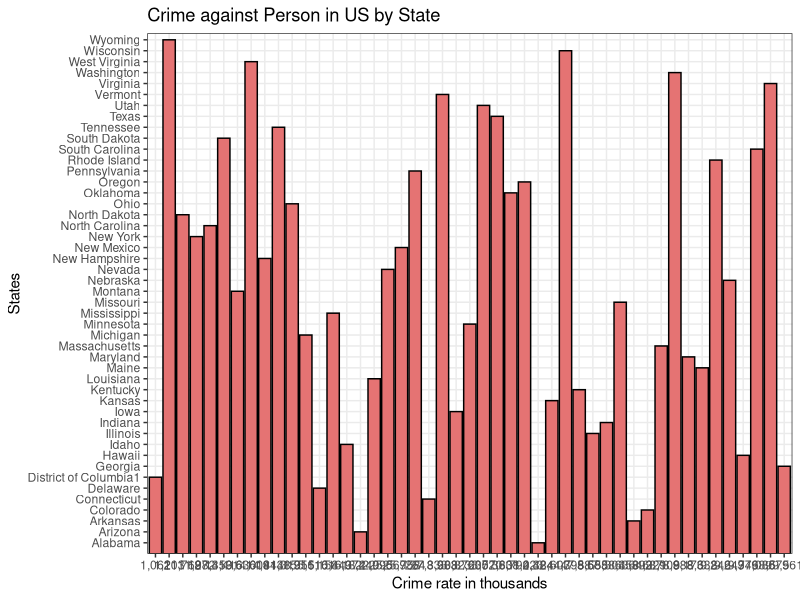
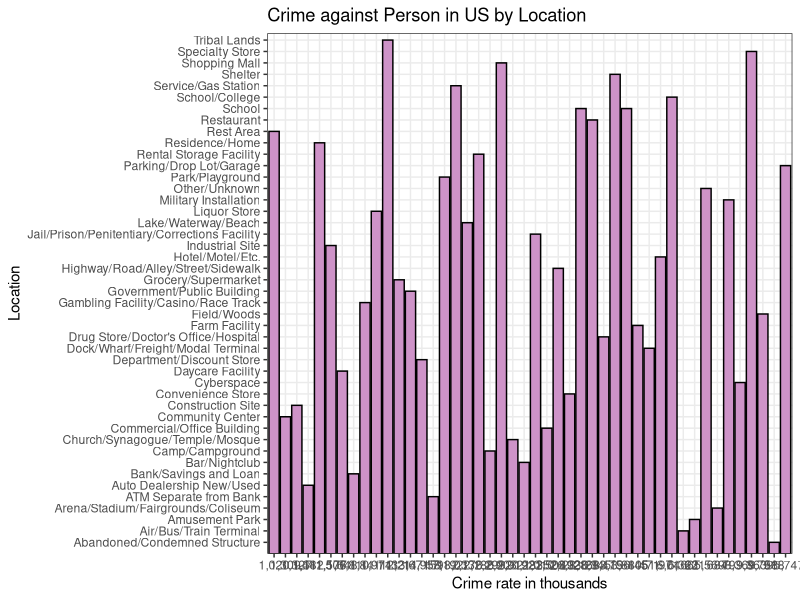
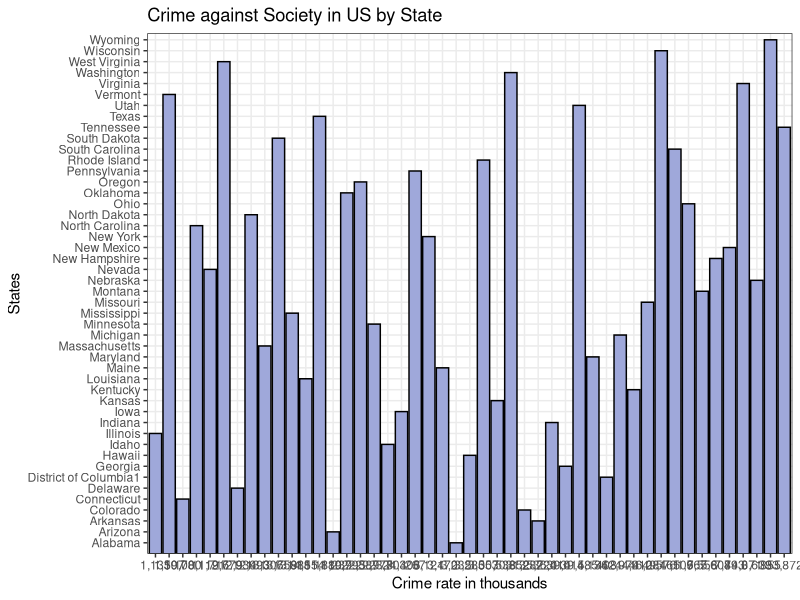
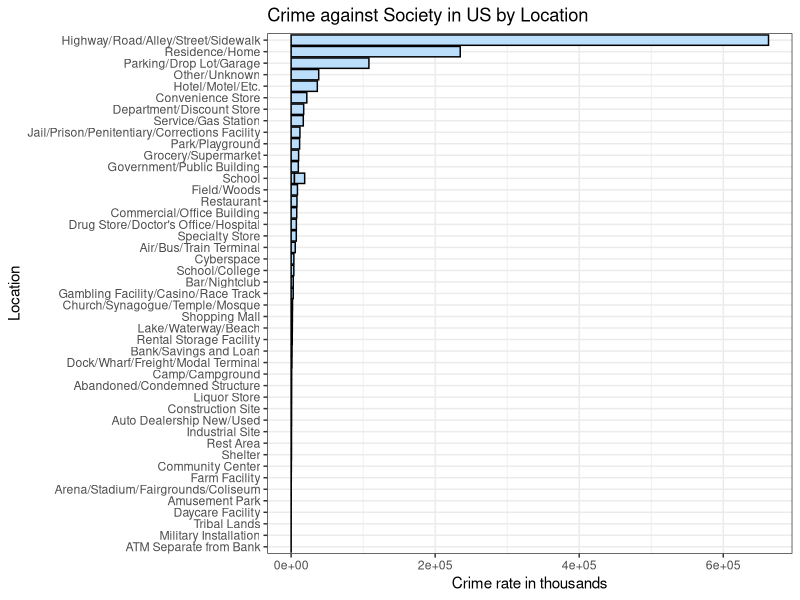
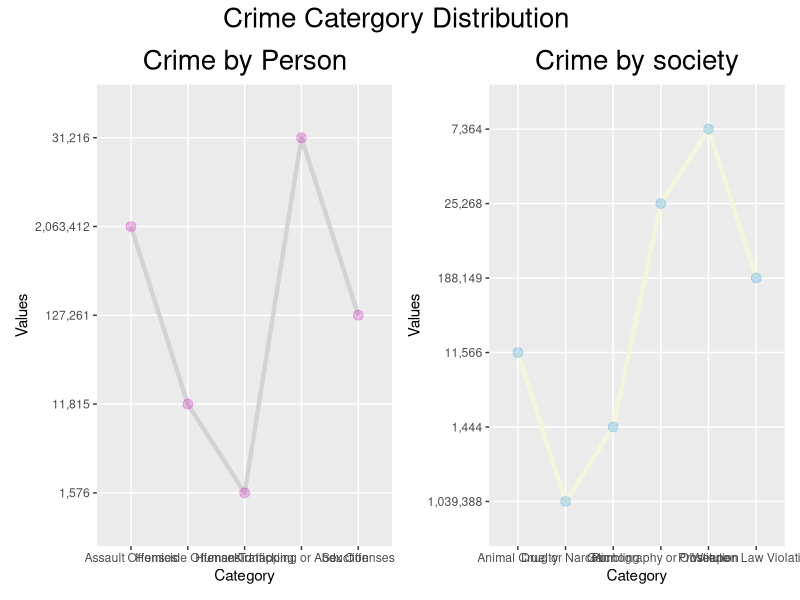
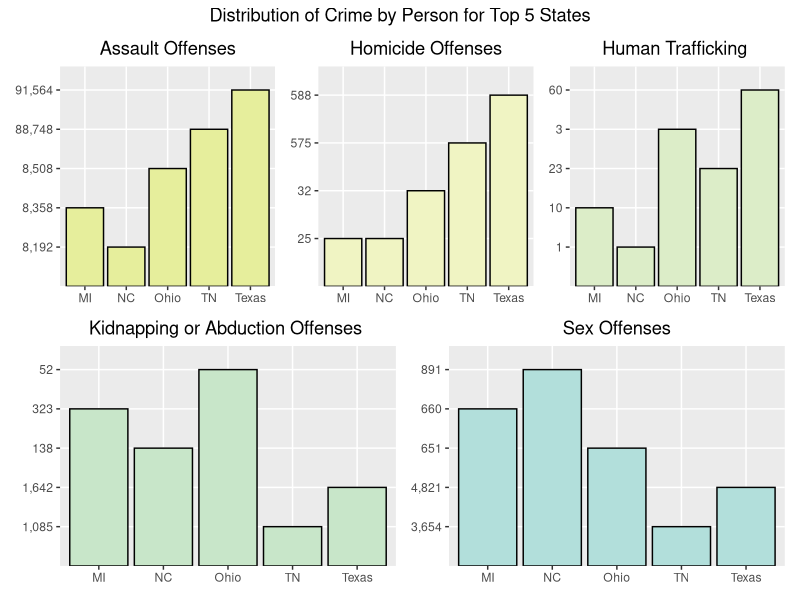
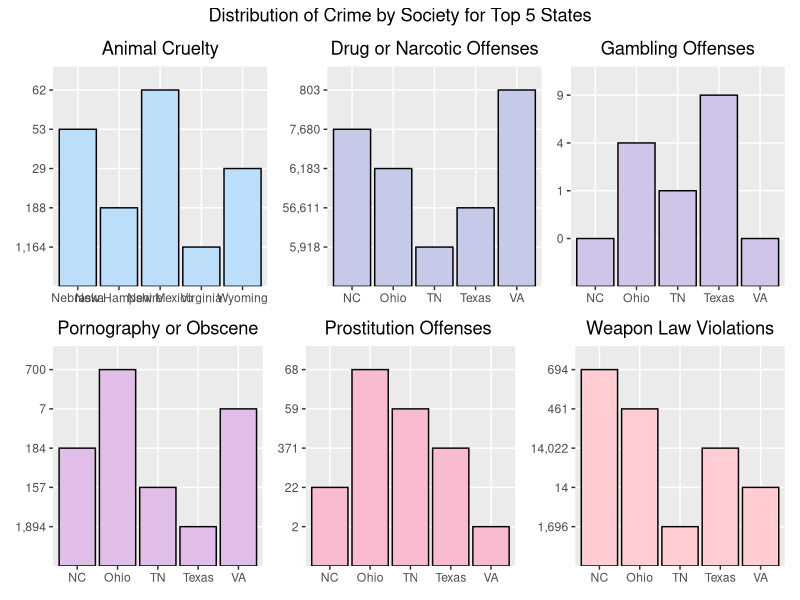
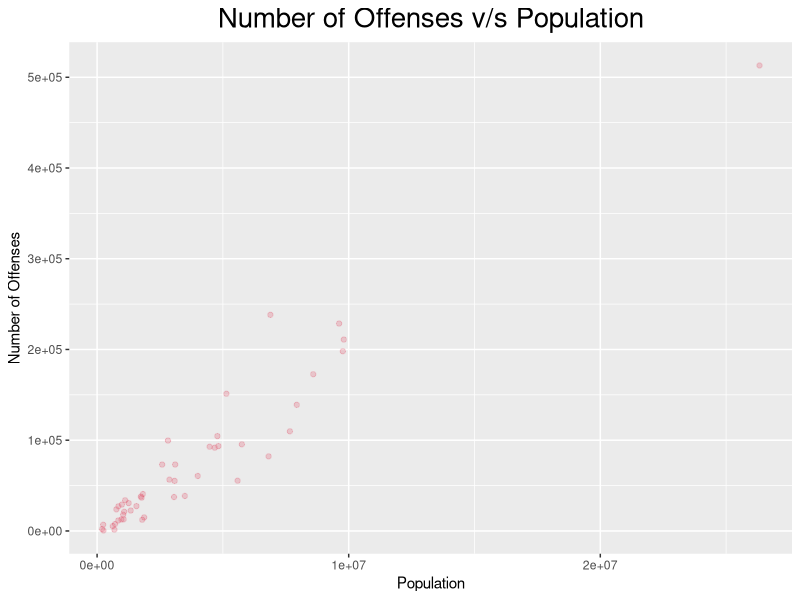

Write R code to recreate these figures, in order.
## ---- chunk 1
library(tidyverse)
library(stats)
library(ggplot2)
library(stringr)
## ---- chunk 2

crime_against_person_statewise_data = read.csv("../../data/raw-data/Crimes_Against_Persons_Offenses_Offense_Category_by_State_2020.csv")
crime_against_person_locationwise_data=read.csv("../../data/raw-data/Crimes_Against_Persons_Offenses_Offense_Category_by_Location_2020.csv")
crime_against_society_statewise_data = read.csv("../../data/raw-data/Crimes_Against_Society_Offenses_Offense_Category_by_State_2020.csv")
crime_against_society_locationwise_data = read.csv("../../data/modified-data/cleaned_crime_against_society_locationwise_record_data.csv")
## ---- chunk 3
#Column names
ColNames = colnames(crime_against_person_statewise_data); ColNames
#Number of rows and columns before cleaning
NumColumns = ncol(crime_against_person_statewise_data ); NumColumns
NumRows = nrow(crime_against_person_statewise_data); NumRows
##rename the columns
colnames(crime_against_person_statewise_data)[which(names(crime_against_person_statewise_data) == "Total.Offenses")] = "Total_Offenses"
colnames(crime_against_person_statewise_data)[which(names(crime_against_person_statewise_data) == "Number.of.Participating.Agencies")] = "Number_of_Participating_Agencies"
colnames(crime_against_person_statewise_data)[which(names(crime_against_person_statewise_data) == "Population.Covered")] = "Population_Covered"
colnames(crime_against_person_statewise_data)[which(names(crime_against_person_statewise_data) == "Homicide.Offenses")] = "Homicide_Offenses"
colnames(crime_against_person_statewise_data)[which(names(crime_against_person_statewise_data) == "Human.Trafficking")] = "Human_Trafficking"
colnames(crime_against_person_statewise_data)[which(names(crime_against_person_statewise_data) == "Kidnapping..Abduction")] = "Kidnapping_or_Abduction"
colnames(crime_against_person_statewise_data)[which(names(crime_against_person_statewise_data) == "Sex.Offenses")] = "Sex_Offenses"
colnames(crime_against_person_statewise_data)[which(names(crime_against_person_statewise_data) == "Assault.Offenses")] = "Assault_Offenses"
##check if there are Nan values
anyNA(crime_against_person_statewise_data)
#find any dupliactes in  the data
sum_of_duplicates=sum(duplicated(crime_against_person_statewise_data));sum_of_duplicates
# type of data
str(crime_against_person_statewise_data)
#summary statistics of the clean data
lapply(crime_against_person_statewise_data,summary) 
## ---- chunk 4
#Column names
ColNames = colnames(crime_against_person_locationwise_data); ColNames
#Number of rows and columns before cleaning
NumColumns = ncol(crime_against_person_locationwise_data ); NumColumns
NumRows = nrow(crime_against_person_locationwise_data ); NumRows
##rename the columns 
colnames(crime_against_person_locationwise_data)[which(names(crime_against_person_locationwise_data) == "Total.Offenses")] = "Total_Offenses"
colnames(crime_against_person_locationwise_data)[which(names(crime_against_person_locationwise_data) == "Assault.Offenses")] = "Assault_Offenses"
colnames(crime_against_person_locationwise_data)[which(names(crime_against_person_locationwise_data) == "Homicide.Offenses")] = "Homicide_Offenses"
colnames(crime_against_person_locationwise_data)[which(names(crime_against_person_locationwise_data) == "Human.Trafficking")] = "Human_Trafficking"
colnames(crime_against_person_locationwise_data)[which(names(crime_against_person_locationwise_data) == "Kidnapping..Abduction")] = "Kidnapping_or_Abduction"
colnames(crime_against_person_locationwise_data)[which(names(crime_against_person_locationwise_data) == "Sex.Offenses")] = "Sex_Offenses"

##check if there are Nan values
anyNA(crime_against_person_locationwise_data)
#find any dupliactes in  the data
sum_of_duplicates=sum(duplicated(crime_against_person_locationwise_data));sum_of_duplicates
# type of data
str(crime_against_person_locationwise_data)
#summary statistics of the clean data
lapply(crime_against_person_locationwise_data,summary) 
## ---- chunk 5
#Column names
ColNames = colnames(crime_against_society_statewise_data); ColNames
#Number of rows and columns before cleaning
NumColumns = ncol(crime_against_society_statewise_data ); NumColumns
NumRows = nrow(crime_against_society_statewise_data ); NumRows
##rename the columns
colnames(crime_against_society_statewise_data)[which(names(crime_against_society_statewise_data) =="Number.of.Participating.Agencies")] = "Number_of_Participating_Agencies"
colnames(crime_against_society_statewise_data)[which(names(crime_against_society_statewise_data) == "Population.Covered")] = "Population_Covered"
colnames(crime_against_society_statewise_data)[which(names(crime_against_society_statewise_data) == "Total.Offenses")] = "Total_Offenses"
colnames(crime_against_society_statewise_data)[which(names(crime_against_society_statewise_data) == "Animal.Cruelty")] = "Animal_Cruelty"
colnames(crime_against_society_statewise_data)[which(names(crime_against_society_statewise_data) == "Drug..Narcotic.Offenses")] = "Drug_or_Narcotic_Offenses"
colnames(crime_against_society_statewise_data)[which(names(crime_against_society_statewise_data) == "Gambling.Offenses")] = "Gambling_Offenses"
colnames(crime_against_society_statewise_data)[which(names(crime_against_society_statewise_data) == "Pornography..Obscene.Material")] = "Pornography_or_Obscene_Material"
colnames(crime_against_society_statewise_data)[which(names(crime_against_society_statewise_data) == "Prostitution.Offenses")] = "Prostitution_Offenses"
colnames(crime_against_society_statewise_data)[which(names(crime_against_society_statewise_data) == "Weapon.Law.Violations")] = "Weapon_Law_Violations"
##check if there are Nan values
anyNA(crime_against_society_statewise_data)
#find any dupliactes in  the data
sum_of_duplicates=sum(duplicated(crime_against_society_statewise_data));sum_of_duplicates
# type of data
str(crime_against_society_statewise_data)
#summary statistics of the clean data
lapply(crime_against_society_statewise_data,summary) 
## ---- chunk 6
#Column names
ColNames = colnames(crime_against_society_locationwise_data); ColNames
#Number of rows and columns before cleaning
NumColumns = ncol(crime_against_society_locationwise_data ); NumColumns
NumRows = nrow(crime_against_society_locationwise_data ); NumRows
##rename the columns
colnames(crime_against_society_locationwise_data)[which(names(crime_against_society_locationwise_data) == "Total.Offenses")] = "Total_Offenses"
colnames(crime_against_society_locationwise_data)[which(names(crime_against_society_locationwise_data) == "Animal.Cruelty")] = "Animal_Cruelty"
colnames(crime_against_society_locationwise_data)[which(names(crime_against_society_locationwise_data) == "Drug..Narcotic.Offenses")] = "Drug_or_Narcotic_Offenses"
colnames(crime_against_society_locationwise_data)[which(names(crime_against_society_locationwise_data) == "Gambling.Offenses")] = "Gambling_Offenses"
colnames(crime_against_society_locationwise_data)[which(names(crime_against_society_locationwise_data) == "Pornography..Obscene.Material")] = "Pornography_or_Obscene_Material"
colnames(crime_against_society_locationwise_data)[which(names(crime_against_society_locationwise_data) == "Prostitution.Offenses")] = "Prostitution_Offenses"
colnames(crime_against_society_locationwise_data)[which(names(crime_against_society_locationwise_data) == "Weapon.Law.Violations")] = "Weapon_Law_Violations"
##check if there are Nan values
anyNA(crime_against_society_locationwise_data)
#find any dupliactes in  the data
sum_of_duplicates=sum(duplicated(crime_against_society_locationwise_data));sum_of_duplicates
# type of data
str(crime_against_society_locationwise_data)
#summary statistics of the clean data
lapply(crime_against_society_locationwise_data,summary)
## ---- chunk 7
total_crime_statewise = data.frame(crime_against_person_statewise_data$State, crime_against_person_statewise_data$Total_Offenses)
filter_total_crime_statewise=total_crime_statewise[2: 48 , ]
filter_total_crime_statewise %>%
  mutate(crime_against_person_statewise_data.State = str_remove(crime_against_person_statewise_data.State, "-.*$")) %>%
  mutate(crime_against_person_statewise_data.State = str_remove(crime_against_person_statewise_data.State, ",.*$")) %>% 
  ggplot(aes(y = reorder(crime_against_person_statewise_data.State, crime_against_person_statewise_data.Total_Offenses), x = crime_against_person_statewise_data.Total_Offenses)) +
  geom_col(stat="identity",color="black", fill="#E57373")+
  ggtitle("Crime against Person in US by State")+
  xlab("Crime rate in thousands")+
  ylab("States")+
  theme_bw()
## ---- chunk 8
total_crime_locationwise = data.frame(crime_against_person_locationwise_data$Location, crime_against_person_locationwise_data$Total_Offenses)
filter_total_crime_locationwise=total_crime_locationwise[2: 47 , ]
#options(repr.plot.width = 50, repr.plot.height = 100)
filter_total_crime_locationwise %>%
  mutate(crime_against_person_locationwise_data.Location = str_remove(crime_against_person_locationwise_data.Location, "-.*$")) %>%
  mutate(crime_against_person_locationwise_data.Location = str_remove(crime_against_person_locationwise_data.Location, ",.*$")) %>% 
  ggplot(aes(y = reorder(crime_against_person_locationwise_data.Location, crime_against_person_locationwise_data.Total_Offenses), x = crime_against_person_locationwise_data.Total_Offenses)) +
  geom_col(stat="identity", color="black", fill="#CE93C8")+
  ggtitle("Crime against Person in US by Location")+
  xlab("Crime rate in thousands")+
  ylab("Location")+
  theme_bw()
## ---- chunk 9
total_crime_society_statewise = data.frame(crime_against_society_statewise_data$State, crime_against_society_statewise_data$Total_Offenses)
filter_total_crime_society_statewise=total_crime_society_statewise[2: 48 , ]
filter_total_crime_society_statewise %>%
  mutate(crime_against_society_statewise_data.State = str_remove(crime_against_society_statewise_data.State, "-.*$")) %>%
  mutate(crime_against_society_statewise_data.State = str_remove(crime_against_society_statewise_data.State, ",.*$")) %>% 
  ggplot(aes(y = reorder(crime_against_society_statewise_data.State, crime_against_society_statewise_data.Total_Offenses), x = crime_against_society_statewise_data.Total_Offenses)) +
  geom_col(stat="identity",color="black", fill="#9FA8DA")+
  ggtitle("Crime against Society in US by State")+
  xlab("Crime rate in thousands")+
  ylab("States")+
  theme_bw()
## ---- chunk 10
total_crime_society_locationwise = data.frame(crime_against_society_locationwise_data$Location, crime_against_society_locationwise_data$Total_Offenses)
filter_total_crime_society_locationwise=total_crime_society_locationwise[2: 47 , ]
#options(repr.plot.width = 50, repr.plot.height = 100)
filter_total_crime_society_locationwise %>%
  mutate(crime_against_society_locationwise_data.Location = str_remove(crime_against_society_locationwise_data.Location, "-.*$")) %>%
  mutate(crime_against_society_locationwise_data.Location = str_remove(crime_against_society_locationwise_data.Location, ",.*$")) %>% 
  ggplot(aes(y = reorder(crime_against_society_locationwise_data.Location, crime_against_society_locationwise_data.Total_Offenses), x = crime_against_society_locationwise_data.Total_Offenses)) +
  geom_col(stat="identity",color="black", fill="#BBDEFB")+
  ggtitle("Crime against Society in US by Location")+
  xlab("Crime rate in thousands")+
  ylab("Location")+
  theme_bw()
## ---- chunk 11
crime_person_by_catergory_data= data.frame(crime_against_person_statewise_data$Assault_Offenses, crime_against_person_statewise_data$Homicide_Offenses,crime_against_person_statewise_data$Human_Trafficking,crime_against_person_statewise_data$Kidnapping_or_Abduction, crime_against_person_statewise_data$Sex_Offenses)
filter_crime_person_by_catergory=crime_person_by_catergory_data[1 ,1:5 ]
filter_crime_person_by_catergory = as.data.frame(t(filter_crime_person_by_catergory))
colnames(filter_crime_person_by_catergory) = c("Values")
Category = c("Assault_Offenses","Homicide_Offenses", "Human_Trafficking", "Kidnapping_or_Abduction", "Sex_Offenses")
Values = filter_crime_person_by_catergory$Values
crime_person_by_catergory  = data.frame(Category,Values); crime_person_by_catergory
## ---- chunk 12
crime_society_by_catergory_data = data.frame(crime_against_society_statewise_data$Animal_Cruelty, crime_against_society_statewise_data$Drug_or_Narcotic_Offenses,crime_against_society_statewise_data$Gambling_Offenses,crime_against_society_statewise_data$Pornography_or_Obscene_Material, crime_against_society_statewise_data$Prostitution_Offenses, crime_against_society_statewise_data$Weapon_Law_Violations)
filter_crime_society_by_catergory=crime_society_by_catergory_data[1 ,1:6 ]
filter_crime_society_by_catergory = as.data.frame(t(filter_crime_society_by_catergory))
colnames(filter_crime_society_by_catergory) = c("Values")
Category = c("Animal_Cruelty","Drug_or_Narcotic_Offenses", "Gambling_Offenses", "Pornography_or_Obscene_Material", "Prostitution_Offenses","Weapon_Law_Violations")
Values = filter_crime_society_by_catergory$Values

crime_society_by_catergory  = data.frame(Category,Values); crime_society_by_catergory

## ---- chunk 13
a=ggplot(crime_person_by_catergory,aes(x=Category, y= Values, group = 1))+
  geom_line(size = 1.5, 
            color = "lightgrey")+
  geom_point(size = 3, 
             alpha = 1/4, color= 62)+
  scale_x_discrete(labels=c("Assault Offenses","Homicide Offenses", "Human Trafficking", "Kidnapping or Abduction", "Sex Offenses"))+
  ggtitle("Crime by Person")


##line graph  for Count of Crime by Society
b=ggplot(crime_society_by_catergory,aes(x=Category, y= Values, group = 1))+
  geom_line(size = 1.5, 
            color = "beige")+
  geom_point(size = 3, 
             alpha = 1/4, color= 140)+
  scale_x_discrete(labels=c("Animal Cruelty","Drug or Narcotic", "Gambling", "Pornography or Obscene","Prostitution","Weapon Law Violations"))+
  ggtitle("Crime by society")

library("patchwork")
all = (a+b) +
  plot_annotation(title="Crime Catergory Distribution ")&theme(plot.title = element_text(size =20, hjust = 0.5))
all
## ---- chunk 14
top_5_states_person=crime_against_person_statewise_data[order(crime_against_person_statewise_data$Total_Offenses, decreasing = TRUE),]
top_5_states_person=top_5_states_person[2:6,]
drop = c("Number_of_Participating_Agencies","Population_Covered","Total_Offenses")
top_5_states_person = top_5_states_person[,!(names(top_5_states_person) %in% drop)]
a=ggplot(top_5_states_person, 
         aes(x=top_5_states_person$State,
             y= top_5_states_person$Assault_Offenses))+
  geom_bar(stat="identity", color="black", fill="#E6EE9C")+
  scale_x_discrete(labels=c("MI", "NC", "Ohio","TN","Texas"))+
  ggtitle("Assault Offenses")+xlab(NULL)+ylab(NULL)
b=ggplot(top_5_states_person, 
         aes(x=top_5_states_person$State,
             y= top_5_states_person$Homicide_Offenses))+
  geom_bar(stat="identity",color="black",fill="#F0F4C3")+
  scale_x_discrete(labels=c("MI", "NC", "Ohio","TN","Texas"))+
  ggtitle("Homicide Offenses")+xlab(NULL)+ylab(NULL)
c= ggplot(top_5_states_person, 
          aes(x=top_5_states_person$State,
              y= top_5_states_person$Human_Trafficking))+
  geom_bar(stat="identity",color="black", fill="#DCEDC8")+
  scale_x_discrete(labels=c("MI", "NC", "Ohio","TN","Texas"))+
  ggtitle("Human Trafficking ")+xlab(NULL)+ylab(NULL)
d=ggplot(top_5_states_person, 
         aes(x=top_5_states_person$State,
             y= top_5_states_person$Kidnapping_or_Abduction))+
  geom_bar(stat="identity",color="black", fill="#C8E6C9")+
  scale_x_discrete(labels=c("MI", "NC", "Ohio","TN","Texas"))+
  ggtitle("Kidnapping or Abduction Offenses ")+xlab(NULL)+ylab(NULL)
e=ggplot(top_5_states_person, 
         aes(x=top_5_states_person$State,
             y= top_5_states_person$Sex_Offenses))+
  geom_bar(stat="identity", color="black", fill="#B2DFDB")+
  scale_x_discrete(labels=c("MI", "NC", "Ohio","TN","Texas"))+
  ggtitle("Sex Offenses")+xlab(NULL)+ylab(NULL)

all = (a+b+c)/(d+e) +
  plot_annotation(title="Distribution of Crime by Person for Top 5 States")&theme(plot.title = element_text(hjust = 0.5))
all
## ---- chunk 15
top_5_states_society=crime_against_society_statewise_data[order(crime_against_society_statewise_data$Total_Offenses, decreasing = TRUE),]
top_5_states_society=top_5_states_society[2:6,]
drop = c("Number_of_Participating_Agencies","Population_Covered","Total_Offenses")
top_5_states_society = top_5_states_society[,!(names(top_5_states_society) %in% drop)]
a=ggplot(top_5_states_society, 
         aes(x=top_5_states_society$State,
             y= top_5_states_society$Animal_Cruelty))+
  geom_bar(stat="identity",color="black", fill="#BBDEFB")+
  ggtitle("Animal Cruelty")+xlab(NULL)+ylab(NULL)
b=ggplot(top_5_states_society, 
         aes(x=top_5_states_society$State,
             y= top_5_states_society$Drug_or_Narcotic_Offenses))+
  geom_bar(stat="identity",color="black", fill="#C5CAE9")+
  scale_x_discrete(labels=c("NC","Ohio","TN","Texas","VA"))+
  ggtitle("Drug or Narcotic Offenses")+xlab(NULL)+ylab(NULL)
c=ggplot(top_5_states_society, 
         aes(x=top_5_states_society$State,
             y= top_5_states_society$Gambling_Offenses))+
  geom_bar(stat="identity", color="black", fill="#D1C4E9")+
  scale_x_discrete(labels=c("NC","Ohio","TN","Texas","VA"))+
  ggtitle("Gambling Offenses")+xlab(NULL)+ylab(NULL)
d= ggplot(top_5_states_society, 
          aes(x=top_5_states_society$State,
              y= top_5_states_society$Pornography_or_Obscene_Material))+
  geom_bar(stat="identity",color="black", fill="#E1BEE7")+
  scale_x_discrete(labels=c("NC","Ohio","TN","Texas","VA"))+
  ggtitle("Pornography or Obscene")+xlab(NULL)+ylab(NULL)
e=ggplot(top_5_states_society, 
         aes(x=top_5_states_society$State,
             y= top_5_states_society$Prostitution_Offenses))+
  geom_bar(stat="identity",color="black", fill="#F8BBD0")+
  scale_x_discrete(labels=c("NC","Ohio","TN","Texas","VA"))+
  ggtitle("Prostitution Offenses ")+xlab(NULL)+ylab(NULL)
f=ggplot(top_5_states_society, 
         aes(x=top_5_states_society$State,
             y= top_5_states_society$Weapon_Law_Violations))+
  geom_bar(stat="identity",color="black", fill="#FFCDD2")+
  scale_x_discrete(labels=c("NC","Ohio","TN","Texas","VA"))+
  ggtitle("Weapon Law Violations")+xlab(NULL)+ylab(NULL)

all = (a+b+c)/(d+e+f) +
  plot_annotation(title="Distribution of Crime by Society for Top 5 States")&theme(plot.title = element_text(hjust = 0.5))
all
## ---- chunk 16
Population_covered = crime_against_person_statewise_data$Population.Covered
State = crime_against_person_statewise_data$State
person = crime_against_person_statewise_data$Total_Offenses
society = crime_against_society_statewise_data$Total_Offenses
data = data.frame( State, Population_covered,person, society)
data$person = as.numeric(gsub(",","",data$person))
data$society = as.numeric(gsub(",","",data$society))
data$Population_covered = as.numeric(gsub(",","",data$Population_covered))
data$total_offense =rowSums(data[,c(3,4)])
data= data[2:48,]
ggplot(data, aes(x=Population_covered,y=total_offense))+
  geom_point(alpha = 1/4, color = 66)+
  ggtitle("Number of Offenses v/s Population")+
  theme(plot.title = element_text(size = 20, hjust = 0.5))+
  labs(x="Population", y="Number of Offenses")+
  theme(legend.position=c(0,1),legend.justification=c(0,1))
